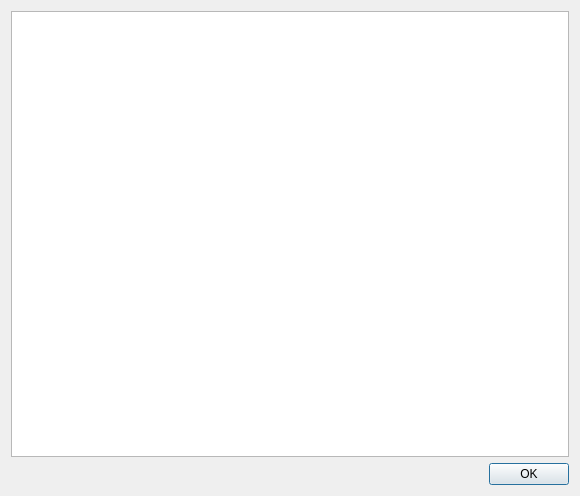
<?xml version="1.0" encoding="UTF-8"?>
<ui version="4.0">
 <class>DialogPesquisar</class>
 <widget class="QDialog" name="DialogPesquisar">
  <property name="windowTitle" stdset="0">
   <string>Pesquisar...</string>
  </property>
  <property name="geometry" stdset="0">
   <rect>
    <x>0</x>
    <y>0</y>
    <width>580</width>
    <height>496</height>
   </rect>
  </property>
  <layout class="QVBoxLayout" name="verticalLayout">
   <item>
    <widget class="QTreeView" name="treeView"/>
   </item>
   <item>
    <layout class="QHBoxLayout" name="horizontalLayout">
     <item>
      <spacer name="horizontalSpacer">
       <property name="sizeHint" stdset="0">
        <size>
         <width>40</width>
         <height>20</height>
        </size>
       </property>
       <property name="orientation" stdset="0">
        <enum>Qt::Horizontal</enum>
       </property>
      </spacer>
     </item>
     <item>
      <widget class="QPushButton" name="pushButtonOK">
       <property name="text" stdset="0">
        <string>OK</string>
       </property>
      </widget>
     </item>
    </layout>
   </item>
  </layout>
 </widget>
 <resources/>
 <connections/>
</ui>
